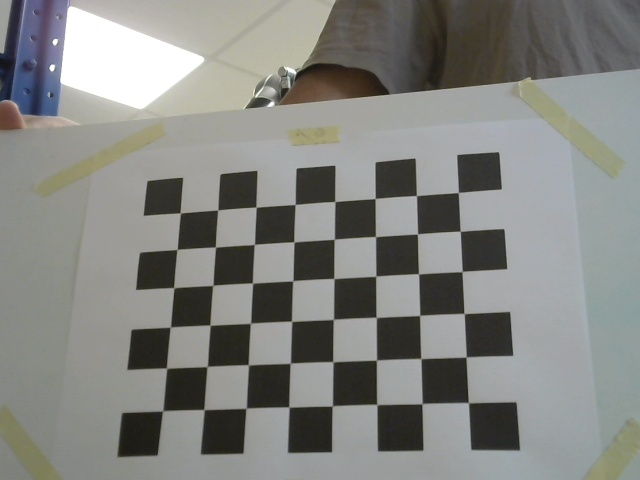
#> input picture 2Cameras/Calibration2/camera0.jpg, 640 x 480 px; its folder holds only this picture in this run
$ python calibration_camera.py
#> lines starting #> are read from the running program, lines starting #| are printed output that depends on the picture; after the words box and inside, x2 and y2 are one past the last pixel; in counts of white or black regions, pixels touching at a corner belong together; long printed decimals are rounded
import numpy as np
import cv2
import glob
# Liste des chemins d'accès aux images capturées

num_camera = 2

image_paths = glob.glob('Calibration'+str(num_camera)+'/*.jpg')

# Taille d'un carré de la grille de chessboard en unités arbitraires
square_size = 1

# Nombre de coins internes de la grille de chessboard
chessboard_size = (8, 6)

# Préparer les points de la grille de chessboard
object_points = np.zeros((np.prod(chessboard_size), 3), dtype=np.float32)
object_points[:, :2] = np.indices(chessboard_size).T.reshape(-1, 2)
object_points *= square_size

# Variables pour stocker les points de coins détectés
image_points = []  # Points 2D dans les images (coins détectés)
object_points_list = []  # Points 3D dans l'espace réel (coordonnées des coins)

# Parcourir les images capturées
for image_path in image_paths:
    # Lire l'image
    image = cv2.imread(image_path)
#> image is the input picture: shape (480, 640, 3); mean B, G, R 129.2, 132.8, 131.8

    if image is None:
        print(f"Impossible de lire l'image {image_path}")
        continue

    # Convertir l'image en niveaux de gris
    gray = cv2.cvtColor(image, cv2.COLOR_BGR2GRAY)
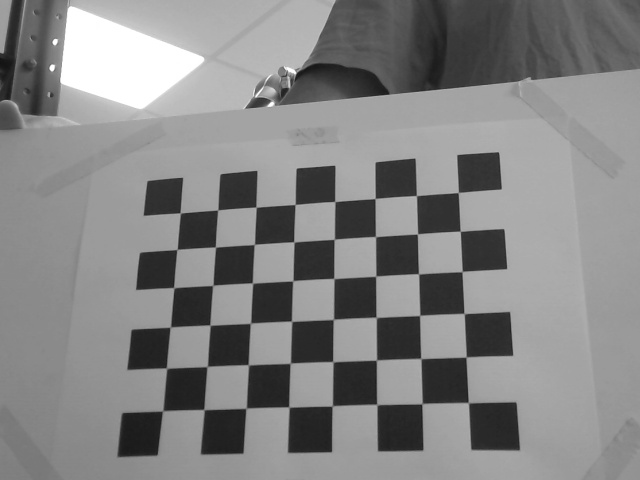
#> gray: shape (480, 640); min 18, max 255, mean 132.1

    # Trouver les coins de la grille de chessboard dans l'image
    ret, corners = cv2.findChessboardCorners(gray, chessboard_size, None)
#> ret = True; corners = 48 rows, first 8: [179.6, 213.3], [217.6, 209.7], [255.7, 207.3], [295, 204.5], [334.4, 201.9], [374.8, 198.6], [415.8, 195.8], [458, 192.5]

    if ret:
        # Ajouter les points détectés à la liste
        image_points.append(corners)
        object_points_list.append(object_points)

        # Dessiner les coins détectés sur l'image
        cv2.drawChessboardCorners(image, chessboard_size, corners, ret)
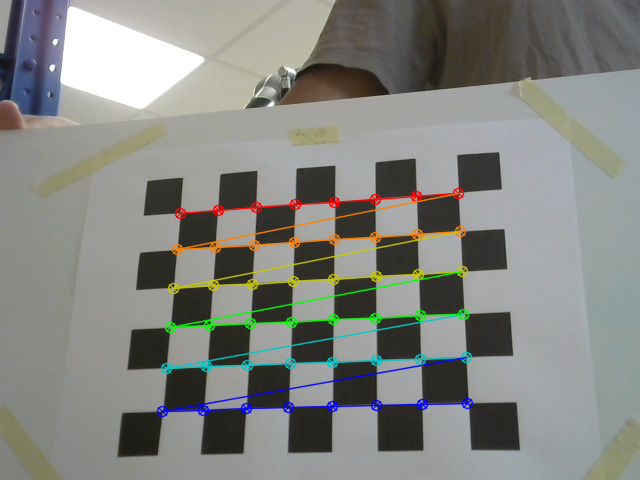
#> image: shape (480, 640, 3); 4.34% of pixels changed, all inside (x1, y1, x2, y2) = (156, 187, 474, 418)

        # Afficher l'image avec les coins détectés
        cv2.imshow("Chessboard", image)
        cv2.waitKey(500)

# Fermer toutes les fenêtres
cv2.destroyAllWindows()

# Calibrer la caméra
ret, camera_matrix, dist_coeffs, rvecs, tvecs = cv2.calibrateCamera(
    object_points_list, image_points, gray.shape[::-1], None, None
)
#> ret = 0.41; camera_matrix = [[896.1, 0, 343.6], [0, 845.4, 145.7], [0, 0, 1]]; dist_coeffs = [[-0.000158, 0.0359, 0.00453, -0.0114, 1.06]]; rvecs = ([-0.388, 0.245, -0.0436],); tvecs = ([-4.1, 1.79, 22.59],)

# Afficher les paramètres de calibration
print("Matrice de caméra (intrinsèque):")
print(camera_matrix)
#| [[896.087   0.         343.587]
#|  [  0.         845.374 145.658]
#|  [  0.           0.           1.        ]]
np.save('camera_matrix'+str(num_camera)+'.npy', camera_matrix)
print("\nCoefficients de distorsion:")
print(dist_coeffs)
#| [[-1.58108993e-04  3.59406405e-02  4.52660943e-03 -1.13989959e-02
#|    1.05754397e+00]]
np.save('dist_coeffs'+str(num_camera)+'.npy', dist_coeffs)

$ run again, on 2Cameras/Calibration2/camera4.jpg
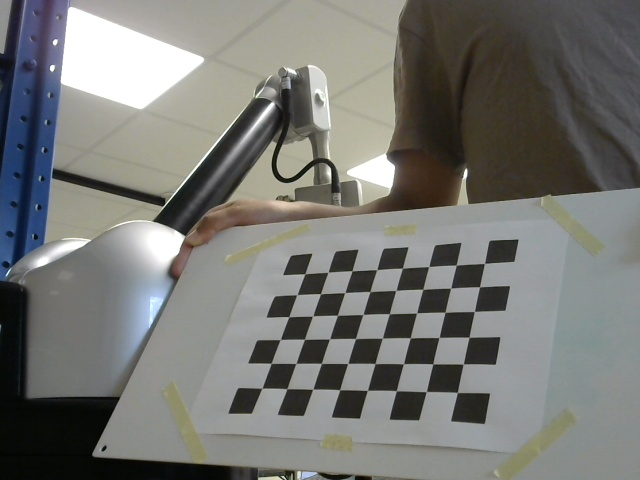
#> input picture 2Cameras/Calibration2/camera4.jpg, 640 x 480 px
#> image is the input picture: shape (480, 640, 3); mean B, G, R 115.7, 119.2, 118.5
#> `gray = cv2.cvtColor(image, cv2.COLOR_BGR2GRAY)`:
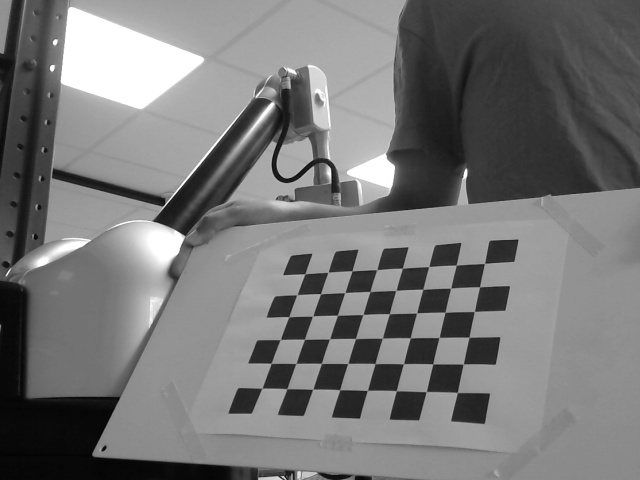
#> gray: shape (480, 640); min 1, max 255, mean 118.6
#> `ret, corners = cv2.findChessboardCorners(gray, chessboard_size, None)`: ret = True; corners = 48 rows, first 8: [304.5, 274.2], [328, 272.4], [351.9, 271], [376.8, 269.8], [402, 268.3], [428.5, 266.7], [455.8, 265.4], [484.6, 263.5]
#> `cv2.drawChessboardCorners(image, chessboard_size, corners, ret)`:
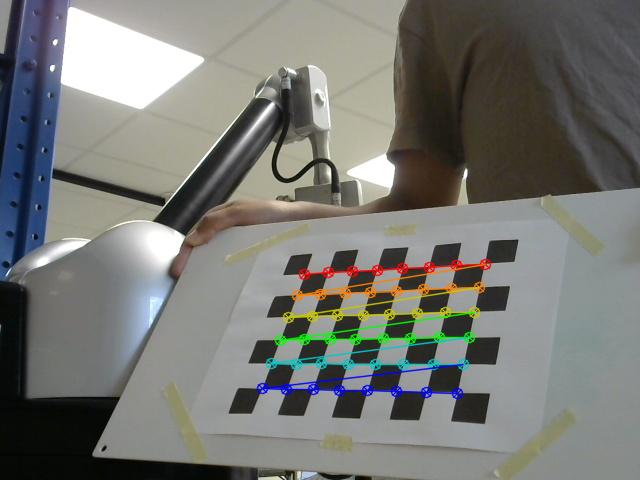
#> image: shape (480, 640, 3); 3.18% of pixels changed, all inside (x1, y1, x2, y2) = (256, 258, 492, 400)
#> `ret, camera_matrix, dist_coeffs, rvecs, tvecs = cv2.calibrateCamera( o..`: ret = 0.226; camera_matrix = [[773.2, 0, 361.9], [0, 737.9, 292.6], [0, 0, 1]]; dist_coeffs = [[-0.892, 55.6, 0.0132, -0.00944, -1016.7]]; rvecs = ([-0.614, 0.491, 0.114],); tvecs = ([-2.12, -0.725, 28.58],)
#| [[773.238   0.         361.854]
#|  [  0.         737.936 292.593]
#|  [  0.           0.           1.        ]]
#| [[-8.91612340e-01  5.55985847e+01  1.32258916e-02 -9.43954144e-03
#|   -1.01673880e+03]]

$ run again, on 2Cameras/Calibration2/camera5.jpg
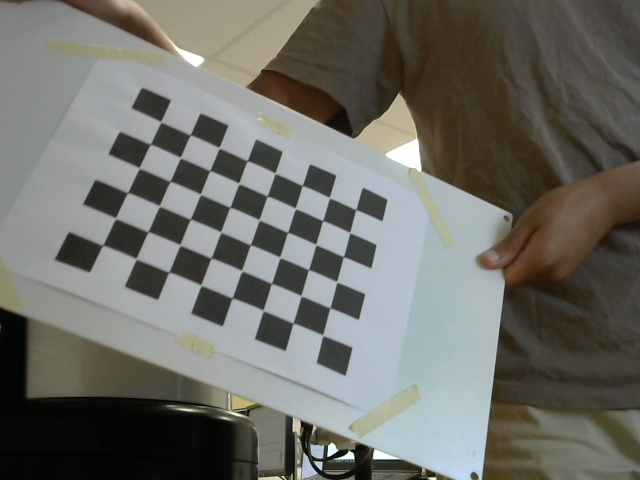
#> input picture 2Cameras/Calibration2/camera5.jpg, 640 x 480 px
#> image is the input picture: shape (480, 640, 3); mean B, G, R 103.3, 109.2, 109.4
#> `gray = cv2.cvtColor(image, cv2.COLOR_BGR2GRAY)`:
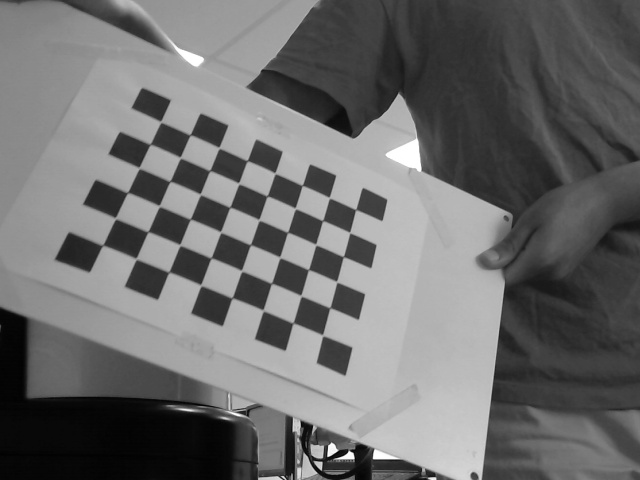
#> gray: shape (480, 640); min 1, max 255, mean 108.6
#> `ret, corners = cv2.findChessboardCorners(gray, chessboard_size, None)`: ret = True; corners = 48 rows, first 8: [160.7, 121.7], [190.1, 134.9], [219.1, 147.6], [247.3, 160.6], [274.9, 173.2], [302, 185.5], [329.5, 197.8], [355.6, 209.6]
#> `cv2.drawChessboardCorners(image, chessboard_size, corners, ret)`:
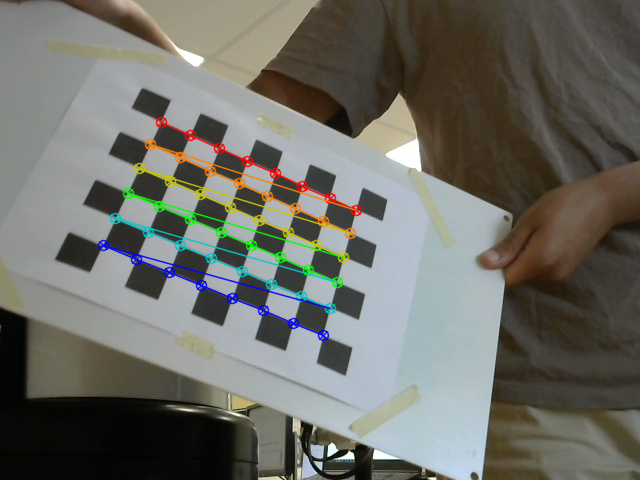
#> image: shape (480, 640, 3); 3.45% of pixels changed, all inside (x1, y1, x2, y2) = (97, 116, 363, 342)
#> `ret, camera_matrix, dist_coeffs, rvecs, tvecs = cv2.calibrateCamera( o..`: ret = 0.218; camera_matrix = [[904.4, 0, 292.8], [0, 844.6, 193.6], [0, 0, 1]]; dist_coeffs = [[-0.53, 20.67, 0.00467, -0.015, -236.7]]; rvecs = ([-0.566, -0.349, 0.362],); tvecs = ([-4.09, -2.39, 28.07],)
#| [[904.386   0.         292.783  ]
#|  [  0.         844.566 193.596]
#|  [  0.           0.           1.        ]]
#| [[-5.29980990e-01  2.06676583e+01  4.66927802e-03 -1.50341585e-02
#|   -2.36666344e+02]]

$ run again, on 2Cameras/Calibration2/camera6.jpg
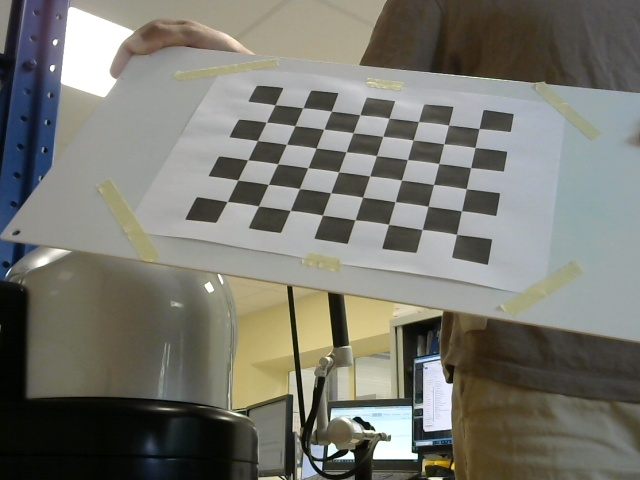
#> input picture 2Cameras/Calibration2/camera6.jpg, 640 x 480 px
#> image is the input picture: shape (480, 640, 3); mean B, G, R 110.9, 118.9, 119.1
#> `gray = cv2.cvtColor(image, cv2.COLOR_BGR2GRAY)`:
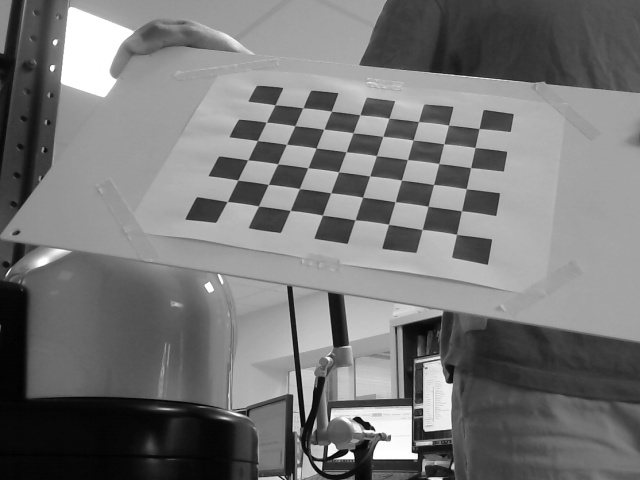
#> gray: shape (480, 640); min 1, max 255, mean 118.1
#> `ret, corners = cv2.findChessboardCorners(gray, chessboard_size, None)`: ret = True; corners = 48 rows, first 8: [274.8, 104.8], [303, 107.9], [335, 110], [359.9, 114.7], [388.7, 118.3], [418.5, 121.6], [448.4, 125.2], [479, 128.6]
#> `cv2.drawChessboardCorners(image, chessboard_size, corners, ret)`:
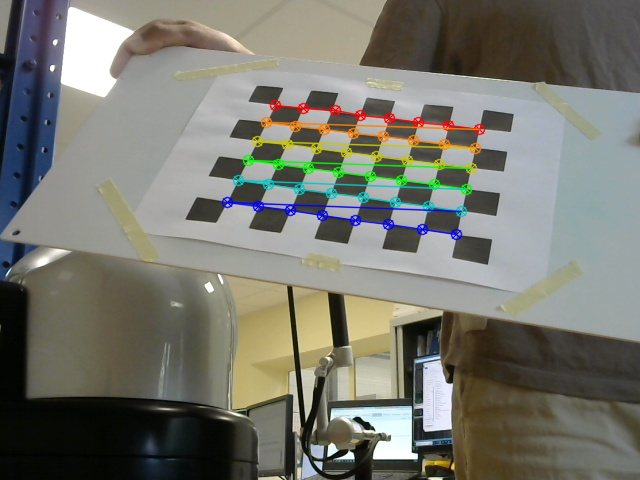
#> image: shape (480, 640, 3); 3.43% of pixels changed, all inside (x1, y1, x2, y2) = (221, 99, 486, 241)
#> `ret, camera_matrix, dist_coeffs, rvecs, tvecs = cv2.calibrateCamera( o..`: ret = 0.581; camera_matrix = [[1021, 0, 320.4], [0, 1391, 248.4], [0, 0, 1]]; dist_coeffs = [[0.773, -38.06, 0.0164, -0.00689, 700]]; rvecs = ([-1, 0.165, 0.219],); tvecs = ([-1.55, -3.64, 35.24],)
#| [[1.02100960e+03 0.00000000e+00 3.20390258e+02]
#|  [0.00000000e+00 1.39099772e+03 2.48433333e+02]
#|  [0.00000000e+00 0.00000000e+00 1.00000000e+00]]
#| [[ 7.72943418e-01 -3.80573286e+01  1.63565180e-02 -6.89484523e-03
#|    6.99983932e+02]]

$ run again, on 2Cameras/Calibration2/camera1.jpg
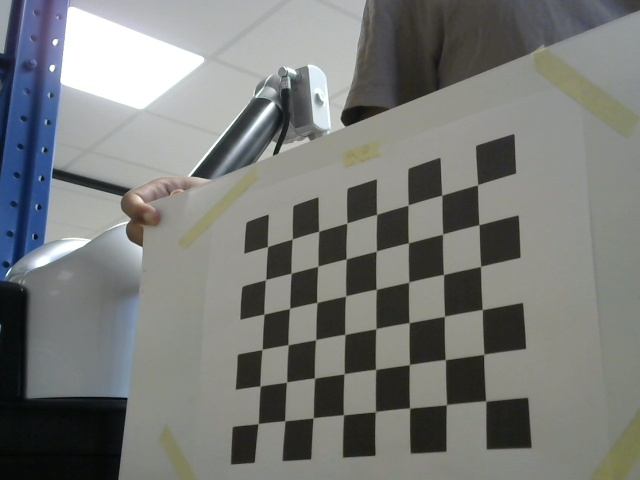
#> input picture 2Cameras/Calibration2/camera1.jpg, 640 x 480 px
#> image is the input picture: shape (480, 640, 3); mean B, G, R 120.1, 122.4, 120.5
#> `gray = cv2.cvtColor(image, cv2.COLOR_BGR2GRAY)`:
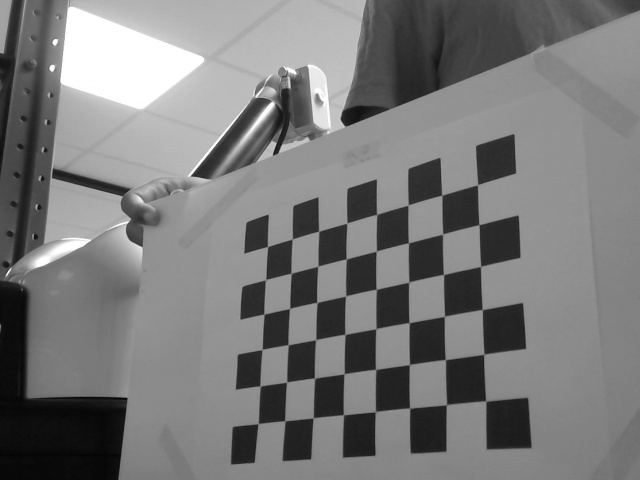
#> gray: shape (480, 640); min 4, max 255, mean 121.6
#> `ret, corners = cv2.findChessboardCorners(gray, chessboard_size, None)`: ret = True; corners = 48 rows, first 8: [267.2, 246.8], [292, 239.1], [318.9, 231], [347, 223], [376.7, 214.4], [408, 205.1], [441.5, 195.5], [477.8, 184.7]
#> `cv2.drawChessboardCorners(image, chessboard_size, corners, ret)`:
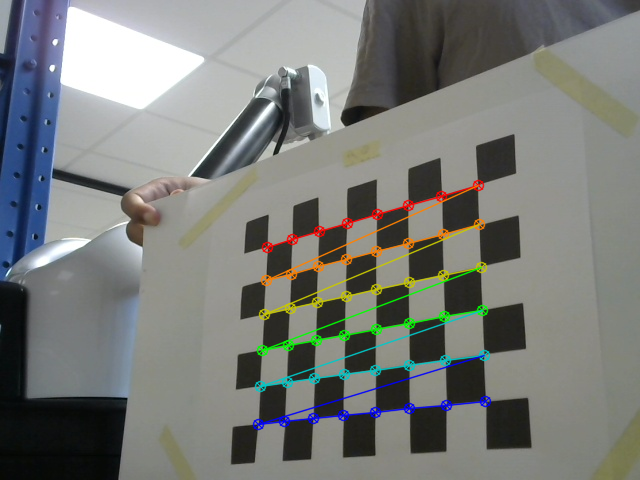
#> image: shape (480, 640, 3); 3.56% of pixels changed, all inside (x1, y1, x2, y2) = (252, 179, 492, 431)
#> `ret, camera_matrix, dist_coeffs, rvecs, tvecs = cv2.calibrateCamera( o..`: ret = 0.344; camera_matrix = [[773.5, 0, 335.3], [0, 796.1, 286.8], [0, 0, 1]]; dist_coeffs = [[-0.491, 16.25, 0.00939, -0.00271, -145]]; rvecs = ([-0.299, 0.695, -0.0825],); tvecs = ([-1.99, -1.15, 22.58],)
#| [[773.500   0.         335.331]
#|  [  0.         796.150 286.805]
#|  [  0.           0.           1.        ]]
#| [[-4.91418134e-01  1.62456944e+01  9.39031765e-03 -2.71008144e-03
#|   -1.45022856e+02]]
